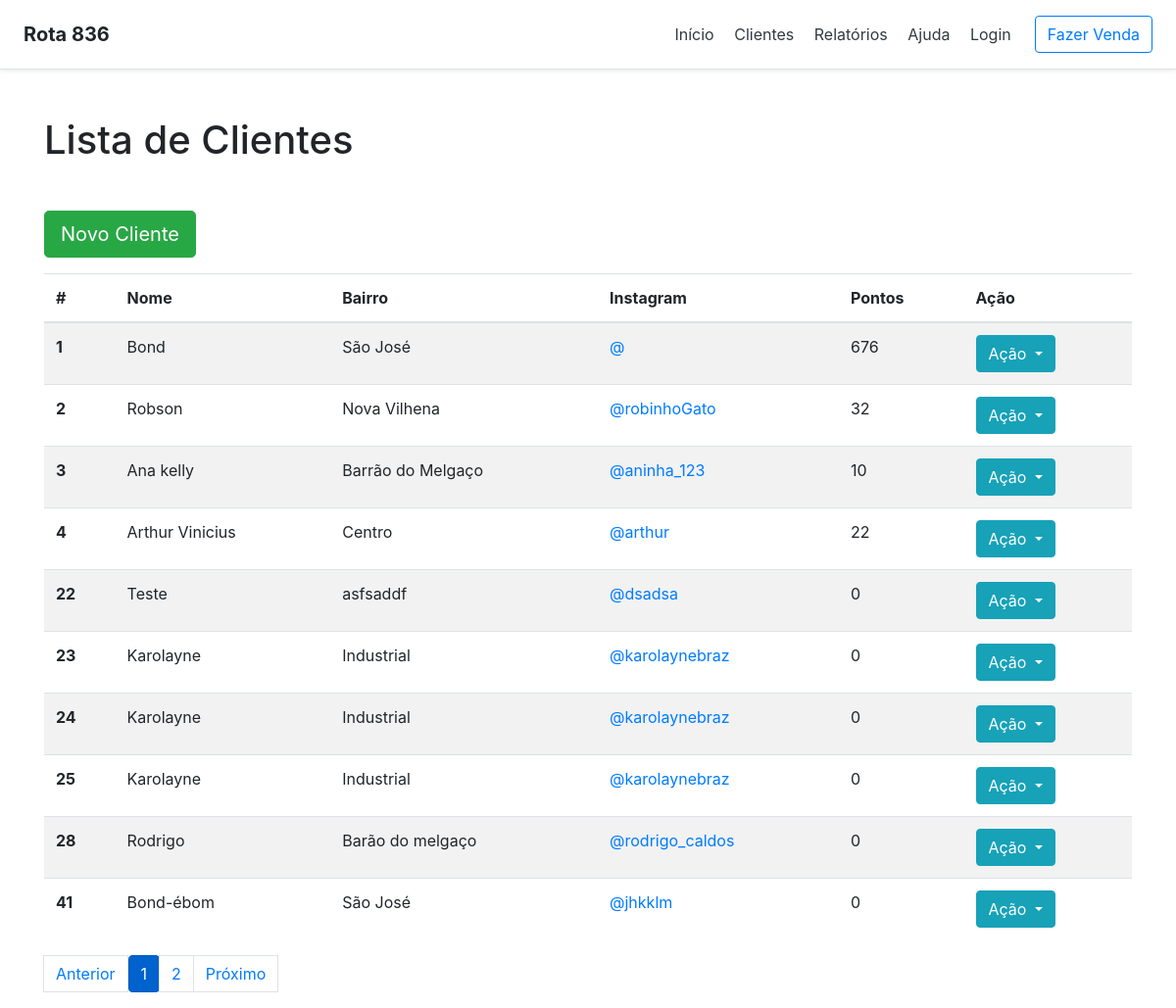
The app's page /salao/cliente/listar/, older data.
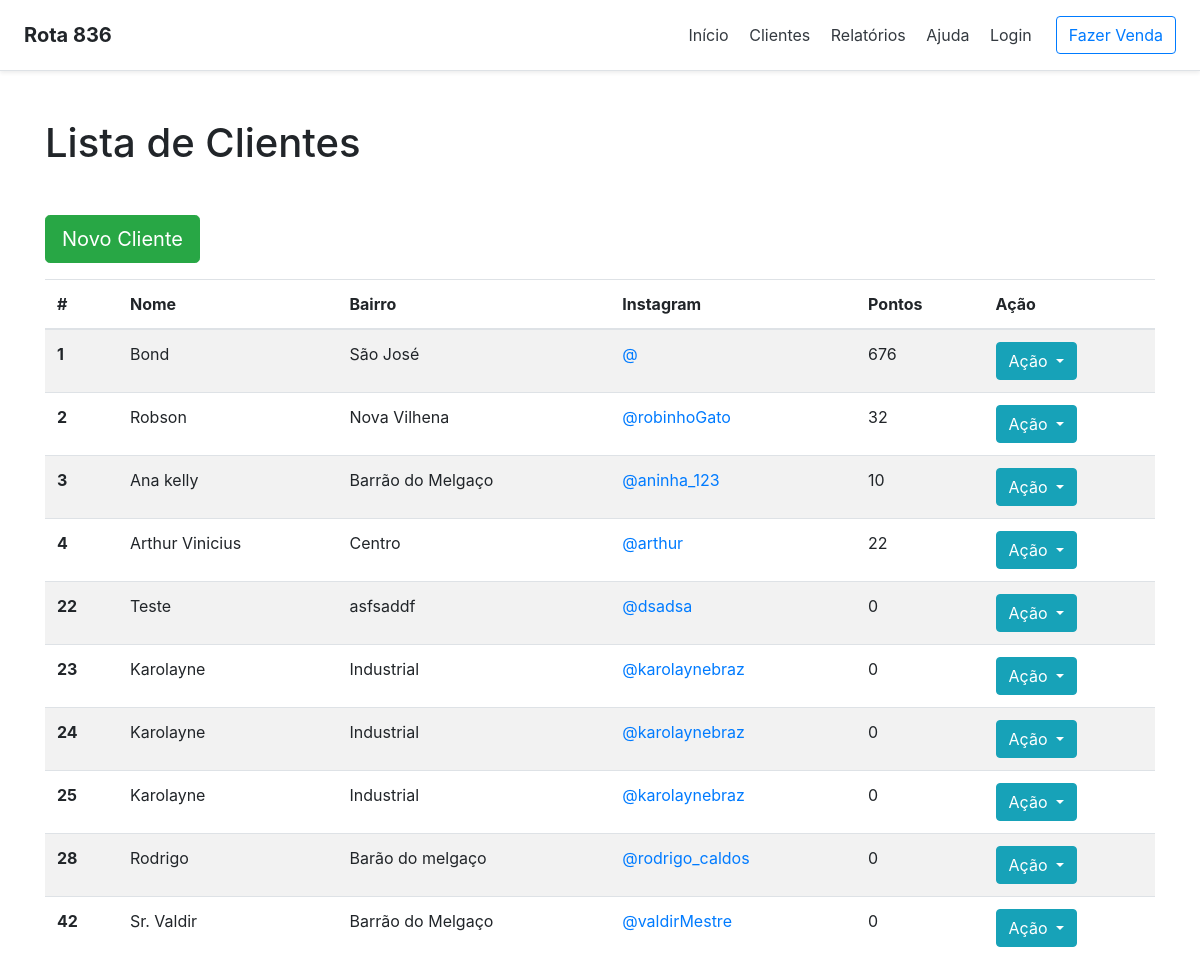
The same page, newer data.
### salao/models.py (models this page shows, shortened)
class Cliente (models.Model):
    nome_cliente = models.CharField(max_length=200, null=False)
    telefone_cliente = models.CharField(max_length=12)
    instagram_cliente = models.CharField(max_length=50)
    bairro_cliente = models.CharField(max_length=200, null=False)
    @property
    def pontos_cliente(self):
        pontos = 0
        for x in Venda.objects.all():
            if x.cliente_venda.id == self.id:
                pontos = x.soma_pontos_venda
        return pontos
    @property
    def toJSON(self):
        return json.dumps(self, default=lambda x: x.__dict__)

class Venda(models.Model):
    data_hora_venda = models.DateTimeField('date published')
    cliente_venda = models.ForeignKey(Cliente, on_delete=models.CASCADE, null=False)
    servico_venda = models.ManyToManyField(Servico, blank=True)
    produto_venda = models.ManyToManyField(Produto, blank=True)
    @property
    def soma_pontos_venda(self):
        pontos = 0
        if self.servico_venda:
            for x in self.servico_venda.all():
                pontos = pontos + x.pontos_servico
        if self.produto_venda:
            for x in self.produto_venda.all():
                pontos = pontos + x.pontos_produto
        return pontos

class Servico(models.Model):
    desc_servico = models.CharField(max_length=200, null=False)
    pontos_servico = models.IntegerField(null=False)
    valor_servico = models.FloatField(null=False)

class Produto(models.Model):
    desc_produto = models.CharField(max_length=200, null=False)
    pontos_produto = models.IntegerField(null=False)
    valor_produto = models.FloatField(max_length=12, null=False)
    marca_produto = models.CharField(max_length=100, null=False)

### salao/views.py (the view)
# urls.py: path('cliente/listar/', views.ListarClientes.as_view(), name='listar_clientes'),
class ListarClientes(ListView):
    template_name = 'salao/cliente/listar.html'
    model = Cliente
    context_object_name = 'clientes'
    paginate_by=10

### salao/templates/salao/cliente/listar.html (shortened to what this page needs)
{% extends '../base.html' %}
{% block h1_pagina %}
    Lista de Clientes
{% endblock h1_pagina %}
{% block content %}
    <a href="{% url 'salao:incluir_cliente' %}"><button class="btn btn-success btn-lg mb-3">Novo Cliente</button></a>
        <table class="table table-striped">
            <thead>
                <tr>
                  <th scope="col">#</th>
                  <th scope="col">Nome</th>
                  <th scope="col">Bairro</th>
                  <th scope="col">Instagram</th>
                  <th scope="col">Pontos</th>
                  <th scope="col">Ação</th>
                </tr>
            </thead>
            <tbody>
                {% for cliente in object_list %}
                <tr id="{{ cliente.id }}">
                  <th scope="row" id="id_cliente">{{ cliente.id }}</th>
                  <td name="nome_cliente">{{ cliente.nome_cliente }}</td>
                  <td>{{ cliente.bairro_cliente }}</td>
                  <td><a target="_blank" rel="noopener noreferrer" href="https://www.instagram.com/{{ cliente.instagram_cliente }}/">@{{ cliente.instagram_cliente }}</a></td>
                  <td>{{ cliente.pontos_cliente }}</td>
                  <td><div class="btn-group">
                              <button type="button" class="btn btn-info dropdown-toggle" data-toggle="dropdown" aria-haspopup="true" aria-expanded="false">
                                Ação
                              </button>
                        </div>
                  </td>
                </tr>
                {% endfor %}
            </tbody>
            </table>
        {% if is_paginated %}
            <ul class="pagination">
        {% if page_obj.has_previous %}
          <li><a class="page-link" href="?page={{ page_obj.previous_page_number }}">Anterior</a></li>
        {% else %}
          <li class=" page-link disabled"><span>Anterior</span></li>
        {% endif %}
        {% for i in paginator.page_range %}
          {% if page_obj.number == i %}
            <li class="page-item btn btn-primary active"><span>{{ i }} <span class="sr-only ">(current)</span></span></li>
          {% else %}
            <li><a class="page-link" href="?page={{ i }}">{{ i }}</a></li>
          {% endif %}
        {% endfor %}
        {% if page_obj.has_next %}
          <li><a class="page-link" href="?page={{ page_obj.next_page_number }}">Próximo</a></li>
        {% else %}
          <li class="page-link active"><span>Próximo</span></li>
        {% endif %}
      </ul>
    {% endif %}
{% endblock content %}

### salao/templates/salao/base.html (shortened to what this page needs)
{% load staticfiles %}
<!DOCTYPE html>
<html lang="pt-br" xmlns="http://www.w3.org/1999/html">
<head>
    <link href="{% static 'css/bootstrap.min.css' %}" rel="stylesheet">
    <link href="{% static 'css/bootstrap.css' %}" rel="stylesheet">
</head>
<body>
    <div class="d-flex flex-column flex-md-row align-items-center p-3 px-md-4 mb-3 bg-white border-bottom shadow-sm">
      <h5 class="my-0 mr-md-auto font-weight-bold">Rota 836</h5>
      <nav class="my-2 my-md-0 mr-md-3">
        <a class="p-2 text-dark" href="">Início</a>
        <a class="p-2 text-dark" href="{% url 'salao:listar_clientes' %}">Clientes</a>
        <a class="p-2 text-dark" href="#">Relatórios</a>
        <a class="p-2 text-dark" href="#">Ajuda</a>
        <a class="p-2 text-dark" href="../../admin">Login</a>
      </nav>
      <a class="btn btn-outline-primary" href="#">Fazer Venda</a>
    </div>
        <div class="content container mt-5">
            <div class="page-header">
                <h1 class="display mb-5">{% block h1_pagina %}{% endblock h1_pagina %}</h1>
            </div>
            {% block content %}
            {% endblock content %}
        </div>
  </body>
</html>

Row changes from the older to the newer data that the page shows:
removed Cliente: id "41", nome_cliente "Bond-ébom", bairro_cliente "São José", instagram_cliente "jhkklm", pontos_cliente "0"
now on this page (row unchanged): Cliente: id "42", nome_cliente "Sr. Valdir", bairro_cliente "Barrão do Melgaço", instagram_cliente "valdirMestre", pontos_cliente "0"
Text that changed along with them:
text no longer shown: "Anterior Próximo"
list line gone: "1"
list line gone: "2"
